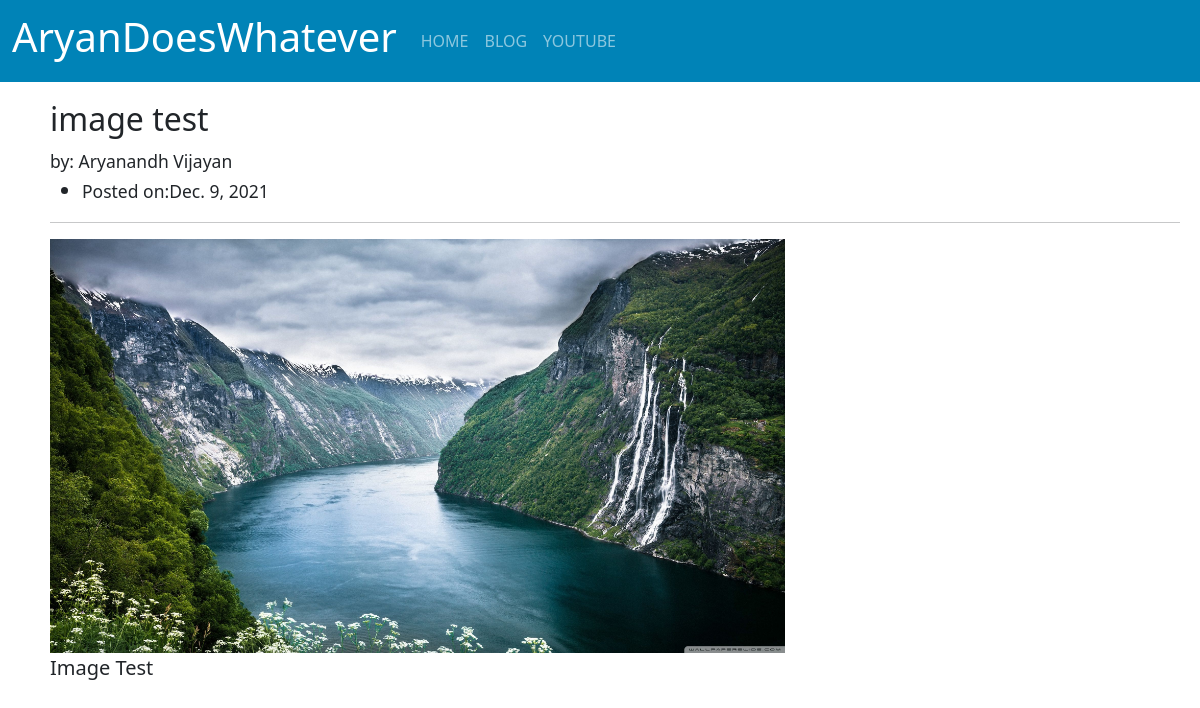
The page /blog/18 on the database its author committed.
### ablog/models.py (models this page shows, shortened)
class post(models.Model):
    title = models.CharField(max_length=255)
    header_image = models.ImageField(null=True, blank=True, upload_to="images/")
    author = models.ForeignKey(User, on_delete=models.CASCADE)
    body = RichTextField(blank=True, null=True)
    post_date = models.DateField(auto_now_add=True)
    snippet = models.CharField(max_length=255)

### ablog/views.py (the view)
# urls.py: path('blog/<int:pk>', ArticleDetail.as_view(), name="article_detail"),
class ArticleDetail(DetailView):
    model = post
    template_name = 'article_details.html'

### ablog/templates/article_details.html (shortened to what this page needs)
<!doctype html>
<html lang="en">
  <head>
   <link href="https://cdnjs.cloudflare.com/ajax/libs/font-awesome/5.13.0/css/all.min.css" rel="stylesheet">
    <link href="https://cdn.jsdelivr.net/npm/bootstrap@5.1.3/dist/css/bootstrap.min.css" rel="stylesheet">
  </head>
  <body>
   <nav class="navbar navbar-expand-lg navbar-dark " style="position: fixed; background-color: #0083b7; width: 100%; z-index: 1;">
    <div class="container-fluid">
      <a class="navbar-brand" href="{% url 'home'%}">
        <h1>AryanDoesWhatever</h1>
      </a>
      <div class="collapse navbar-collapse" id="navbarSupportedContent">
        <ul class="navbar-nav me-auto mb-2 mb-lg-0">
          <li class="nav-item">
            <a class="nav-link" aria-current="page" href="{% url 'index' %}">HOME</a>
          </li>
          <li class="nav-item">
            <a class="nav-link" href="{% url 'home' %}">BLOG</a>
          </li>
             <li class="nav-item">
            <a class="nav-link" href="#">YOUTUBE</a>
          </li>
        </ul>
      </div>
    </div>
  </nav>
   <div class="content" style="padding-top: 100px; padding-left: 50px; padding-right: 20px; font-size: 20px;">
       <h2>{{ post.title }}</h2>
  <small>by: {{ post.author.first_name }} {{ post.author.last_name }}</small>
       <br>
     <ul>
       <li><small>Posted on:{{ post.post_date }}</small></li>
     </ul>
  <hr>
       {% if post.header_image %}
       <img style="width: 65%;" src="{{ post.header_image.url }}" alt="">
       {% endif %}
       <br>
  {{ post.body|safe }} <br>
   </div>
  </body>
</html>

### rows shown on the page
post: title "image test", author.first_name "Aryanandh", author.last_name "Vijayan", post_date "Dec. 9, 2021", header_image (picture), body "Image Test"
